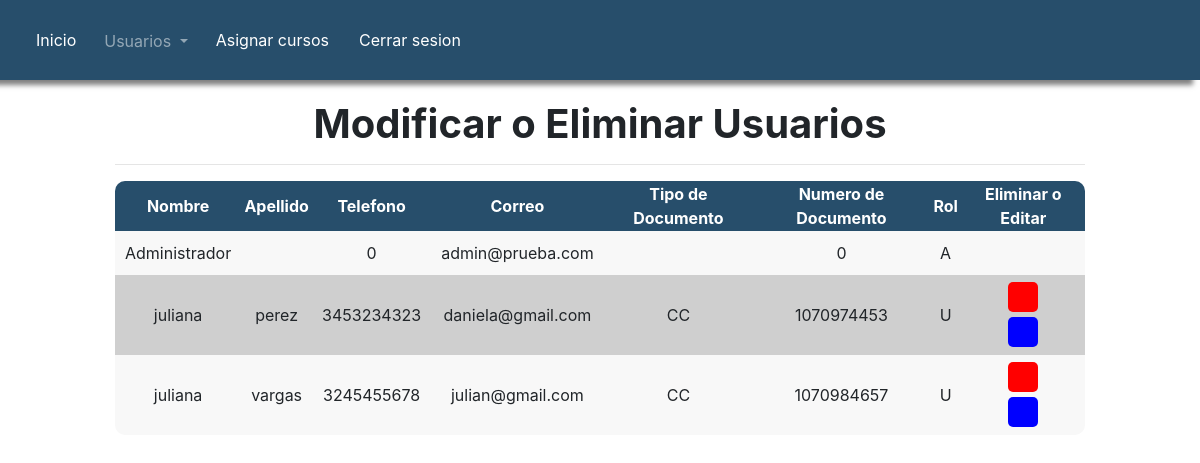
The app's page /A_modificarUsuario.php (signed in) with its own data.
### tables this page shows
CREATE TABLE `users` (
  `id` int(11) NOT NULL,
  `nombre` varchar(70) DEFAULT NULL,
  `apellido` varchar(70) DEFAULT NULL,
  `telefono` double DEFAULT NULL,
  `correo` varchar(70) NOT NULL,
  `t_docu` varchar(3) DEFAULT NULL,
  `num_docum` double DEFAULT NULL,
  `pass` varchar(70) NOT NULL,
  `rol` varchar(1) NOT NULL
);

### php/V_admin.php (called while the page is built)
<?php
	function validar_admin($rol){
		if ($rol == 'A') {
			return 1;
		}else{
			return 2;
		}
	}
?>

### A_modificarUsuario.php (the view, shortened to what this page needs)
<?php
	require("M_head.php");
	require("php/V_admin.php");
	$r = validar_admin($_SESSION['rol']);
	if ($r == 1) {
		?>
		<body>
	<?php
		require("A_menu.php");
	?>
<div class="container-fluid">
	<div class="row text-center">
		<div class="col-md-1"></div>
		<div class="col-md-10 text-center" style="padding-top: 20px;">
			<h1><b>Modificar o Eliminar Usuarios</b></h1>
			<hr>
			<div>
				<table class="text-center tabla">
					<tr>
						<th class="th">Nombre</th>
						<th class="th">Apellido</th>
						<th class="th">Telefono</th>
						<th class="th">Correo</th>
						<th class="th">Tipo de Documento</th>
						<th class="th">Numero de Documento</th>
						<th class="th">Rol</th>
						<th class="th" >Eliminar o Editar</th>
					</tr>
						<tbody>
							<?php
								include 'php/C_conexion.php';
								 $conexion = $conexion->query("SELECT * FROM users");
								while ($row = $conexion->fetch_assoc()) {
									?>
									<tr>
	 				  					<td style="padding: 10px;"><?php echo $row['nombre']; ?></td>
	 				  					<td style="padding: 10px;"><?php echo $row['apellido']; ?></td>
	 				  					<td style="padding: 10px;"><?php echo $row['telefono']; ?></td>
	 				  					<td style="padding: 10px;"><?php echo $row['correo']; ?></td>
     				  					<td style="padding: 10px;"><?php echo $row['t_docu']; ?></td>
     				  					<td style="padding: 10px;"><?php echo $row['num_docum']; ?></td>
     				  					<td style="padding: 10px;"><?php echo $row['rol']; ?></td>
										<?php if (number_format($row['id']) != 1){
											?>
											<td style="padding: 10px;"><div><button style="border-style: none; background-color: inherit;" onclick="return confirm('¿desea eliminar este usuario?');"><a href="php/E_usuario.php?id=<?php echo $row['id']; ?>" class="icon-cross" style="background-color: red; color: #fff; border-style: none;text-decoration: none; padding: 7px; border-radius: 5px; cursor: pointer; "></a></button></div>
												<div style="margin-top: 10px;"><a href="A_modUsuarioForm.php?id=<?php echo $row['id']; ?>" class="icon-pencil" style="background-color: blue; color: #fff; border-style: none; padding: 7px; border-radius: 5px; cursor: pointer; text-decoration: none;"></a></div>
											</td>
										<?php }else{
											?>
											<td>
											</td>
										<?php } ?>
   				 					</tr>
									<?php
								}
							?>
						</tbody>
				</table>
			</div>
		</div>
		<div class="col-md-1"></div>
	</div>
</div>
</body>
</html>
<?php
	}else{
		echo "ESTA INTENTANDO INGRESAR DE FORMA ILEGAL A LA PLATAFORMA";
	}
?>

### css/style2.css (style rules this page uses)
[class^="icon-"], [class*=" icon-"] { font-family: 'icomoon' !important; speak: none; font-style: normal; font-weight: normal; font-variant: normal; text-transform: none; line-height: 1; -webkit-font-smoothing: antialiased; -moz-osx-font-smoothing: grayscale; }
.icon-pencil:before { content: "\e905"; }
.icon-cross:before { content: "\ea0f"; }

### css/style3.css (style rules this page uses)
[class^="icon-"], [class*=" icon-"] { font-family: 'icomoon' !important; speak: none; font-style: normal; font-weight: normal; font-variant: normal; text-transform: none; line-height: 1; -webkit-font-smoothing: antialiased; -moz-osx-font-smoothing: grayscale; }
.icon-pencil:before { content: "\e905"; }
.icon-cross:before { content: "\ea0f"; }

### M_head.php (style rules this page uses)
.th { background-color: rgb(39,78,107); color: #fff; }
.tabla tr:nth-child(odd) { background-color: #F8F8F8; }
.tabla tr:nth-child(even) { background-color: #CFCFCF; }
tr:first-child th:first-child { border-top-left-radius: 10px; }
tr:first-child th:last-child { border-top-right-radius: 10px; }
tr:last-child td:first-child { border-bottom-left-radius: 10px; }
tr:last-child td:last-child { border-bottom-right-radius: 10px; }

### records on screen
users: nombre "Administrador", telefono "0", correo "admin@prueba.com", num_docum "0", rol "A"
users: nombre "juliana", apellido "perez", telefono "3453234323", correo "daniela@gmail.com", t_docu "CC", num_docum "1070974453", rol "U"
users: nombre "juliana", apellido "vargas", telefono "3245455678", correo "julian@gmail.com", t_docu "CC", num_docum "1070984657", rol "U"
